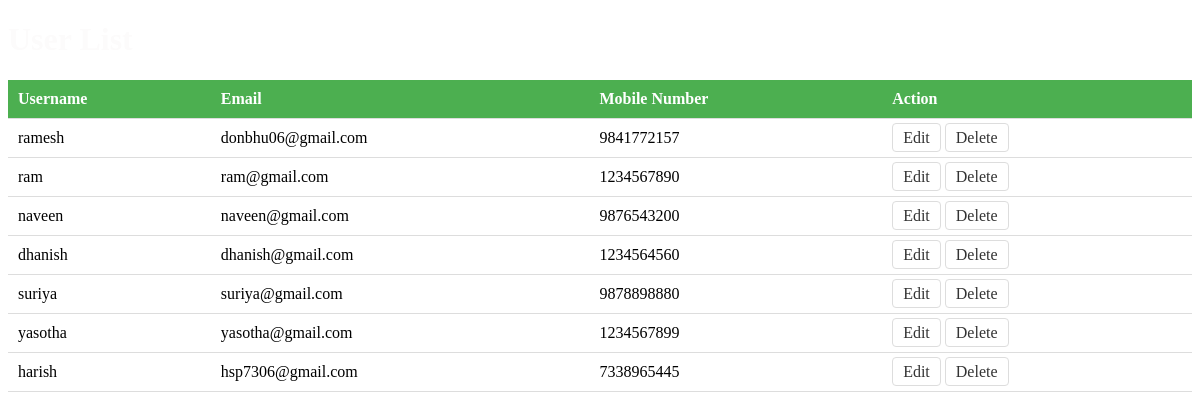
Screenshot of /users/ (signed in) with the database file from the repository.
### accounts/models.py (models this page shows)
class UserProfile(models.Model):
    user = models.OneToOneField(User, on_delete=models.CASCADE)
    mobile_number = models.CharField(max_length=15)

### accounts/views.py (the view)
# urls.py: path('users/', views.users, name='users'),
@login_required
def users(request):
    user_profiles = UserProfile.objects.all()
    return render(request, 'users.html', {'user_profiles': user_profiles})

### accounts/templates/users.html (shortened to what this page needs)
<!DOCTYPE html>
<html>
<head>
</head>
<body>
    <h1>User List</h1>
    <table>
        <tr>
            <th>Username</th>
            <th>Email</th>
            <th>Mobile Number</th>
            <th>Action</th>
        </tr>
        {% for user_profile in user_profiles %}
        <tr>
            <td>{{ user_profile.user.username }}</td>
            <td>{{ user_profile.user.email }}</td>
            <td>{{ user_profile.mobile_number }}</td>
            <td>
                <a href="{% url 'edit_user' user_profile.id %}">Edit</a>
                <a href="{% url 'delete_user' user_profile.id %}">Delete</a>
            </td>
        </tr>
        {% endfor %}
    </table>
</body>
</html>

### accounts/templates/users.html (style rules this page uses)
body { background-image: url('https://img.rawpixel.com/private/static/images/website/2022-05/rm422-076-x.jpg?w=1200&h=1200&dpr=1&fit=clip&crop=default&fm=jpg&q=75&vib=3&con=3&usm=15&cs=srgb&bg=F4F4F3&ixlib=js-2.2.1&s=444e119094ef45a3248aa529fb696b2b'); background-size: cover; background-repeat: no-repeat; }
h1 { color: #fcfbfb; }
table { width: 100%; border-collapse: collapse; background-color: rgba(255, 255, 255, 0.8); border-radius: 5px; }
th, td { padding: 10px; text-align: left; border-bottom: 1px solid #dddddd; }
th { background-color: #4CAF50; color: white; }
a { text-decoration: none; color: #333333; padding: 5px 10px; border: 1px solid #dddddd; border-radius: 4px; }

### rows the page displays
UserProfile: user.username "ramesh", user.email "donbhu06@gmail.com", mobile_number "9841772157"
UserProfile: user.username "ram", user.email "ram@gmail.com", mobile_number "1234567890"
UserProfile: user.username "naveen", user.email "naveen@gmail.com", mobile_number "9876543200"
UserProfile: user.username "dhanish", user.email "dhanish@gmail.com", mobile_number "1234564560"
UserProfile: user.username "suriya", user.email "suriya@gmail.com", mobile_number "9878898880"
UserProfile: user.username "yasotha", user.email "yasotha@gmail.com", mobile_number "1234567899"
UserProfile: user.username "harish", user.email "hsp7306@gmail.com", mobile_number "7338965445"
